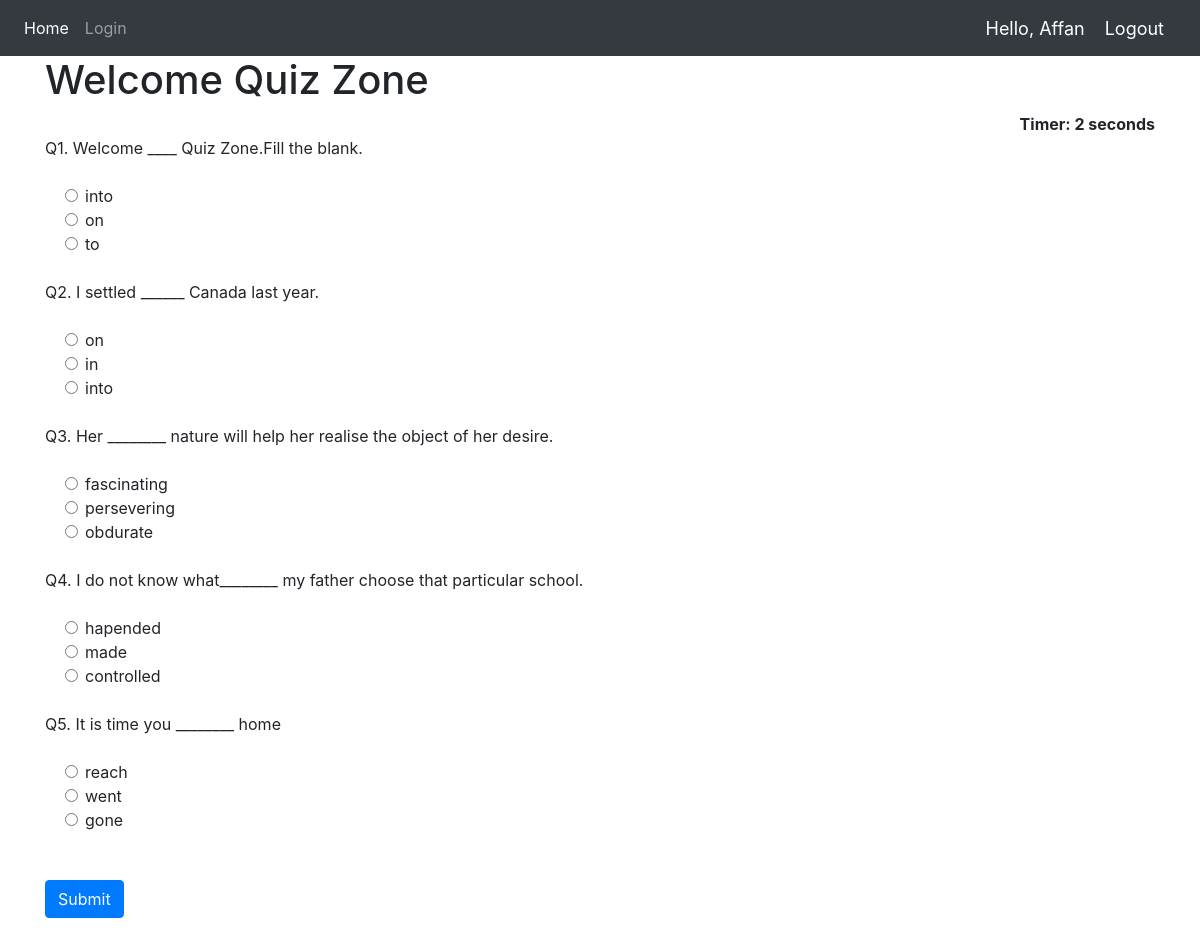
/takeQuiz/2 (signed in), run on the app's committed database.
### Quiz/models.py (models this page shows, shortened)
class Question(models.Model):
    quiz=models.ForeignKey(Quiz,related_name='quiz_question',on_delete=models.CASCADE)
    question=models.CharField(max_length=300,null=True)
    option_1=models.CharField(max_length=200,null=True)
    option_2=models.CharField(max_length=200,null=True)
    option_3=models.CharField(max_length=200,null=True)
    answer=models.CharField(max_length=200,null=True)
    mark=models.IntegerField(default=1)

### Quiz/views.py (the view)
# urls.py: path('takeQuiz',TakeQuiz,name='takeQuiz'),
def TakeQuiz(request,quiz_id):
    if request.user.is_authenticated:
        quiz_instance=Quiz.objects.get(pk=quiz_id)
        if request.method == 'POST':
            print(request.POST)
            questions=Question.objects.filter(quiz=quiz_instance)
            score=0
            wrong=0
            correct=0
            total=0
            for q in questions:
                total+=1
                if q.answer ==  request.POST.get(q.question):
                    score+=q.mark
                    correct+=1
                else:
                    wrong+=1
            percent = score/(total*q.mark) *100
            context = {
                'score':score,
                'time': request.POST.get('timer'),
                'correct':correct,
                'wrong':wrong,
                'percent':percent,
                'total':total,
                'questions':questions
            }
            return render(request,'Quiz/result.html',context)
        else:
            questions=Question.objects.filter(quiz=quiz_instance)
            context = {
                'questions':questions,
                'quiz':quiz_instance
            }
            return render(request,'Quiz/takeQuiz.html',context)
    else:
        return redirect('register')

### Quiz/templates/Quiz/takeQuiz.html (shortened to what this page needs)
{% extends 'base.html' %}
{% block content %}
{% load static %}
<div class="container ">
<h1>Welcome Quiz Zone</h1>
{% if questions %}
<div align="right " id="displaytimer"><b>Timer: 0 seconds</b></div>
 <form method='post' action=''>
    {% for q  in questions %}
    <div class="form-group">
      <label for="question">Q{{ forloop.counter }}. {{q.question}}</label>
    </div>
    <div class="form-check">
        <div class="form-check">
            <input class="form-check-input" type="radio" name="{{q.question}}" id="gridRadios1" value="{{q.option_1}}">
            <label class="form-check-label" for="gridRadios1">
                {{q.option_1}}
            </label>
        </div>
        <div class="form-check">
            <input class="form-check-input" type="radio" name="{{q.question}}" id="gridRadios2" value="{{q.option_2}}">
            <label class="form-check-label" for="gridRadios2">
                {{q.option_2}}
            </label>
        </div>
        <div class="form-check">
            <input class="form-check-input" type="radio" name="{{q.question}}" id="gridRadios1" value="{{q.option_3}}">
            <label class="form-check-label" for="gridRadios1">
                {{q.option_3}}
            </label>
        </div>
        <br>
    </div>
    {% endfor %}
    <br>
    <button type="submit" class="btn btn-primary">Submit</button>
  </form>
</div>
{% else  %}
<h4>This quiz has no question!</h4>
{% endif %}
{% endblock %}

### templates/base.html (shortened to what this page needs)
{% load static %}
<html>
    <head>
        <link rel="stylesheet" href="https://stackpath.bootstrapcdn.com/bootstrap/4.5.0/css/bootstrap.min.css">
    </head>
    <body>
<nav class="navbar navbar-expand-lg navbar-dark bg-dark">
  <div class="collapse navbar-collapse" id="navbarNav">
    <ul class="navbar-nav">
      <li class="nav-item active">
        <a class="nav-link" href="{% url 'home'%}">Home</a>
      </li>
      <li class="nav-item">
        <a class="nav-link" href="{% url 'login'%}">Login</a>
      </li>
    </ul>
  </div>
  <span class="greet">Hello, {{request.user}}</span>
  {% if request.user.is_authenticated %}
  <span ><a  class="greet" href="{%url 'logout'%}">Logout</a></span>
  {% endif %}
</nav>
        {% block content %}
        {% endblock %}
        <br>
  </body>
</html>

### templates/base.html (style rules this page uses)
.greet { font-size: 18px; color: #fff; margin-right: 20px; }

### data on the page
Question: question "Welcome ____ Quiz Zone.Fill the blank.", option_1 "into", option_2 "on", option_3 "to"
Question: question "I settled ______ Canada last year.", option_1 "on", option_2 "in", option_3 "into"
Question: question "Her ________ nature will help her realise the object of her desire.", option_1 "fascinating", option_2 "persevering", option_3 "obdurate"
Question: question "I do not know what________ my father choose that particular school.", option_1 "hapended", option_2 "made", option_3 "controlled"
Question: question "It is time you ________ home", option_1 "reach", option_2 "went", option_3 "gone"

### other printed values
{{ request.user }} "Affan"
